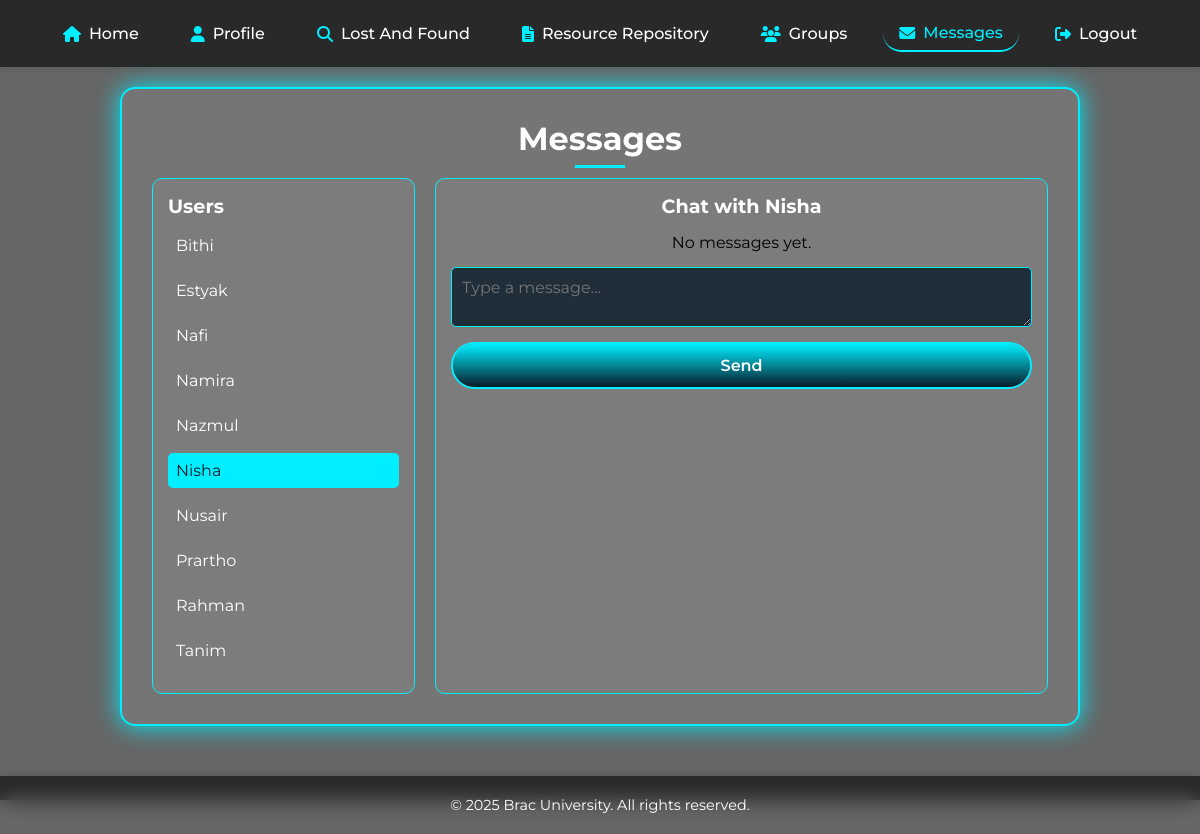
/messaging/messages.php?user_id=28 (signed in), run on the app's committed database.
### tables this page shows
CREATE TABLE `user` (
  `user_id` int(11) NOT NULL AUTO_INCREMENT,
  `username` varchar(50) NOT NULL,
  `email` varchar(100) NOT NULL,
  `password` varchar(255) NOT NULL,
  `status` varchar(50) NOT NULL DEFAULT 'Offline',
  `id_no` int(11) DEFAULT NULL,
  PRIMARY KEY (`user_id`),
  UNIQUE KEY `email` (`email`),
  UNIQUE KEY `id_no` (`id_no`)
);

### messaging/messages.php (the view, shortened to what this page needs)
<?php
require_once '../connect.php';
$user_id = $_SESSION['user_id'];
$users_query = "SELECT user_id, username FROM user WHERE user_id != $user_id ORDER BY username";
$users_result = mysqli_query($conn, $users_query);
$selected_user_id = isset($_GET['user_id']) ? intval($_GET['user_id']) : 0;
$selected_username = '';
$messages = [];
if ($selected_user_id !== 0) {
    $user_check_query = "SELECT username FROM user WHERE user_id = $selected_user_id";
    $user_check_result = mysqli_query($conn, $user_check_query);
    if (mysqli_num_rows($user_check_result) > 0) {
        $selected_username = mysqli_fetch_assoc($user_check_result)['username'];
    } else {
        $selected_user_id = 0;
    }
}
?>
<!DOCTYPE html>
<html lang="en">
<head>
    <link rel="stylesheet" href="style.css">
</head>
<body>
    <div class="bg-overlay"></div>
    <main>
        <nav>
            <a href="../index.php">Home</a>
            <a href="../Profile_dashboard/profile.php">Profile</a>
            <a href="../lost_and_found/lost_and_foundpage.php">Lost And Found</a>
            <a href="../Resource_Repository/resourcepage.php">Resource Repository</a>
            <a href="group_select.php">Groups</a>
            <a href="messages.php" class="active">Messages</a>
            <a href="../logout.php">Logout</a>
        </nav>
        <div class="container messaging-section">
            <h1>Messages</h1>
            <div class="messaging-container">
                <div class="sidebar">
                    <h2>Users</h2>
                    <ul class="user-list">
                        <?php while ($user = mysqli_fetch_assoc($users_result)): ?>
                            <li class="<?= $selected_user_id == $user['user_id'] ? 'active' : '' ?>">
                                <a href="messages.php?user_id=<?= ($user['user_id']) ?>">
                                    <?= ($user['username']) ?>
                                </a>
                            </li>
                        <?php endwhile; ?>
                    </ul>
                </div>
                <div class="chat-area">
                    <?php if ($selected_user_id > 0): ?>
                        <h2>Chat with <?= ($selected_username) ?></h2>
                        <div class="messages">
                            <?php if (empty($messages)): ?>
                                <p class="no-messages">No messages yet.</p>
                            <?php endif; ?>
                        </div>
                        <form action="" method="POST" class="report-form message-form">
                            <textarea name="message_content" placeholder="Type a message..." required></textarea>
                            <button type="submit" class="btn">Send</button>
                        </form>
                    <?php else: ?>
                        <p class="no-selection">Select a user to start chatting.</p>
                    <?php endif; ?>
                </div>
            </div>
        </div>
    </main>
    <footer class="site-footer">
        © 2025 Brac University. All rights reserved.
    </footer>
</body>
</html>

### messaging/style.css (style rules this page uses)
* { margin: 0; padding: 0; box-sizing: border-box; font-family: 'Montserrat', sans-serif; }
html, body { height: 100%; margin: 0; }
body { min-height: 100vh; background: url('https://ceramicbangladesh.com/wp-content/uploads/2025/02/Asset-14_13_11zon.webp') no-repeat center/cover fixed; position: relative; overflow-x: hidden; display: flex; flex-direction: column; }
.bg-overlay { position: fixed; top: 0; left: 0; width: 100vw; height: 100vh; background: rgba(0, 0, 0, 0.6); z-index: -1; pointer-events: none; }
main { flex: 1 0 auto; }
nav { display: flex; justify-content: center; gap: 20px; padding: 15px 0; background: rgba(0, 0, 0, 0.6); box-shadow: 0 2px 5px rgba(0, 0, 0, 0.1); position: sticky; top: 0; z-index: 1000; animation: fadeInUp 0.5s ease-out 0.2s backwards; }
nav a { text-decoration: none; color: #fff; font-size: 1rem; font-weight: 500; padding: 8px 16px; border-radius: 20px; transition: background 0.3s ease, color 0.3s ease, transform 0.3s ease; display: flex; align-items: center; gap: 8px; }
nav a::before { font-family: 'Font Awesome 6 Free'; font-weight: 900; color: #0ef; }
nav a[href="../index.php"]::before { content: '\f015'; }
nav a[href="../Profile_dashboard/profile.php"]::before { content: '\f007'; }
nav a[href="../lost_and_found/lost_and_foundpage.php"]::before { content: '\f002'; }
nav a[href="../Resource_Repository/resourcepage.php"]::before { content: '\f15c'; }
nav a[href="group_select.php"]::before { content: '\f0c0'; }
nav a[href="messages.php"]::before { content: '\f0e0'; }
nav a[href="../logout.php"]::before { content: '\f2f5'; }
nav a.active { border-bottom: 2px solid #0ef; color: #0ef; }
nav a.active::before { color: #0ef; }
.container { margin: 20px auto; margin-bottom: 50px; background: rgba(255, 255, 255, 0.1); backdrop-filter: blur(10px); border: 2px solid #0ef; box-shadow: 0 0 25px #0ef; border-radius: 15px; padding: 30px; text-align: center; animation: fadeInUp 0.7s ease-out 0.4s backwards; }
.report-section, .posts-section, .messaging-section { width: 80%; max-width: 1000px; }
.container h1 { font-size: 2rem; color: #fff; margin-bottom: 15px; position: relative; }
.container h1::after { content: ''; width: 50px; height: 3px; background: #0ef; position: absolute; bottom: -10px; left: 50%; transform: translateX(-50%); }
.report-form { display: flex; flex-direction: column; gap: 15px; margin: 0 auto; }
.report-form select, .report-form textarea { padding: 10px; font-size: 1rem; color: #0ef; background: rgba(8, 27, 41, 0.8); border: 1px solid #0ef; border-radius: 5px; transition: border-color 0.3s ease, background 0.3s ease; }
.report-form textarea { resize: vertical; min-height: 100px; }
.report-form.comment-form textarea, .report-form.message-form textarea { min-height: 60px; }
.btn { display: inline-block; padding: 12px 24px; background: transparent; border: 2px solid #0ef; color: #fff; border-radius: 40px; font-size: 1rem; font-weight: 600; text-decoration: none; position: relative; overflow: hidden; transition: transform 0.3s ease; z-index: 1; }
.btn::before { content: ''; position: absolute; top: -100%; left: 0; width: 100%; height: 300%; background: linear-gradient(#081b29, #0ef, #081b29, #0ef); z-index: -1; transition: top 0.5s ease; }
.messaging-container { display: flex; gap: 20px; margin-top: 20px; }
.sidebar { width: 30%; background: rgba(255, 255, 255, 0.05); border: 1px solid #0ef; border-radius: 10px; padding: 15px; text-align: left; }
.sidebar h2 { font-size: 1.2rem; color: #fff; margin-bottom: 10px; }
.user-list { list-style: none; }
.user-list li { margin-bottom: 10px; }
.user-list li a { color: #fff; text-decoration: none; font-size: 1rem; display: block; padding: 8px; border-radius: 5px; transition: background 0.3s ease, color 0.3s ease; }
.user-list li a:hover, .user-list li.active a { background: #0ef; color: #081b29; }
.chat-area { width: 70%; background: rgba(255, 255, 255, 0.05); border: 1px solid #0ef; border-radius: 10px; padding: 15px; }
.chat-area h2 { font-size: 1.2rem; color: #fff; margin-bottom: 15px; }
.messages { max-height: 400px; overflow-y: auto; margin-bottom: 15px; }
.site-footer { flex-shrink: 0; text-align: center; padding: 20px; background: rgba(0, 0, 0, 0.6); backdrop-filter: blur(10px); box-shadow: 0 -2px 5px rgba(0, 0, 0, 0.1); font-size: 0.9rem; color: #fff; animation: fadeInUp 0.7s ease-out 0.6s backwards; }

### data on the page
user: username "Bithi"
user: username "Estyak"
user: username "Nafi"
user: username "Namira"
user: username "Nazmul"
user: username "Nisha"
user: username "Nusair"
user: username "Prartho"
user: username "Rahman"
user: username "Tanim"
